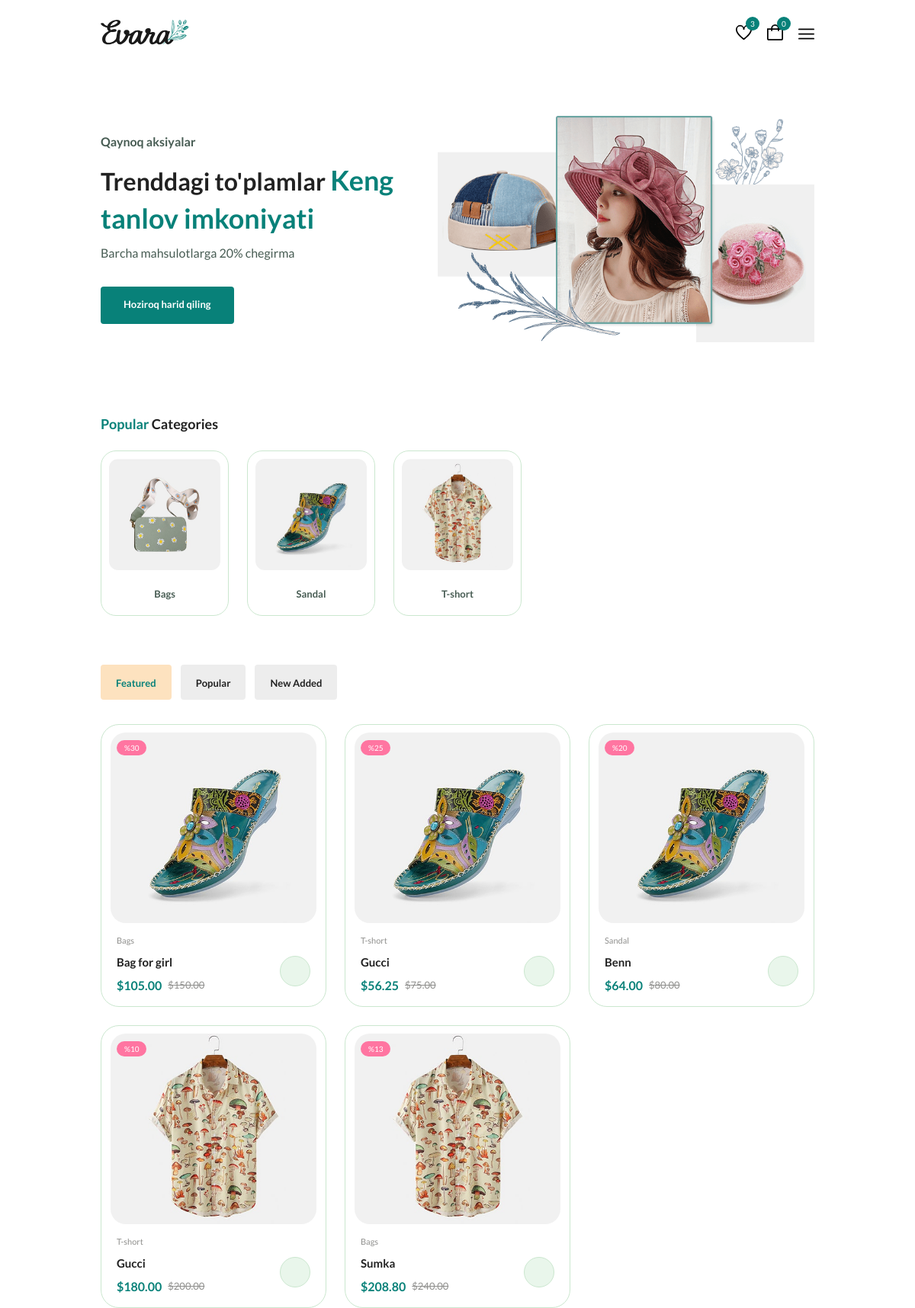
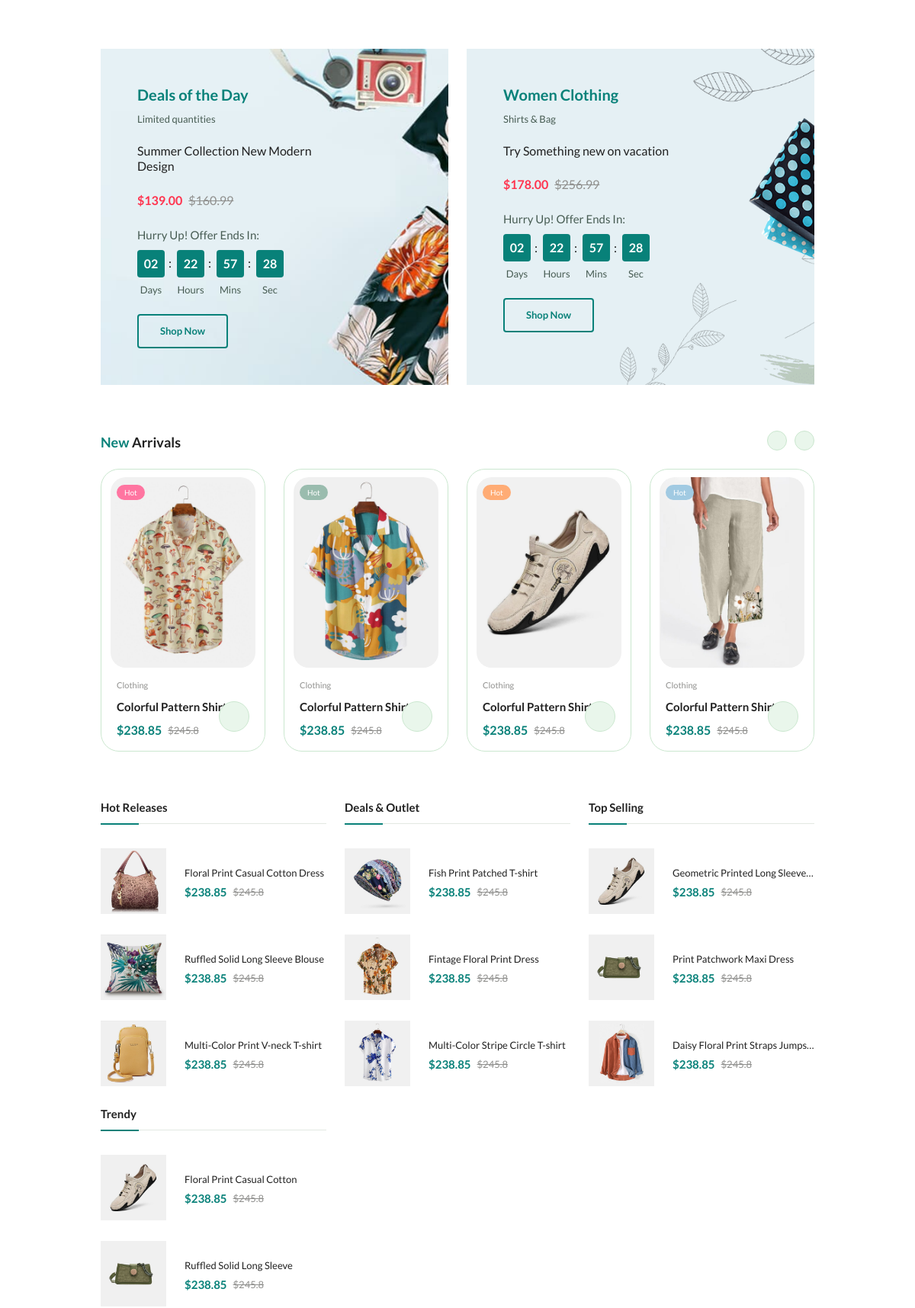
The page / (upper part) on the database its author committed (2 pictures, top to bottom).
### shop/models/products.py (models this page shows, shortened)
class Category(models.Model):
    name = models.CharField(max_length=100)
    image = models.ImageField(upload_to="category_images/", null=True, blank=True)
    def __str__(self):
        return self.name

class Product(models.Model):
    category = models.ForeignKey(Category, on_delete=models.CASCADE, related_name="products")
    name=models.CharField(max_length=100)
    brand=models.CharField(max_length=100)
    price=models.DecimalField(max_digits=10,decimal_places=2)
    discount=models.PositiveIntegerField(default=0)
    description=models.TextField()
    quantity=models.PositiveIntegerField(default=0)
    image=models.ImageField(upload_to="products/",null=True,blank=True)
    discount_price= models.DecimalField(decimal_places=2, max_digits=10, null=True, blank=True)

### shop/views/shop.py (the view)
# urls.py: path('', dashboard, name='dashboard'),
def dashboard(request):
    categories = Category.objects.all()
    products = Product.objects.all()
    cart = Cart(request)
    data = {
        "categories": categories,
        "products": products,
        "cart_count": cart.get_count()
        }
    return render(request, 'shop/index.html', context=data)

### shop/views/cart.py (called while the page is built)
    def get_count(self):
        return len(self.cart.keys())

### shop/templates/shop/index.html (shortened to what this page needs)
{% extends "base.html" %}
{% block main %}
      {% include "components/home.html" %}
      {% include "components/categories.html" %}
      {% include "components/product.html" %}
      {% include "components/deals.html" %}
      {% include "components/new_arrivals.html" %}
      {% include "components/showcase.html" %}
{% endblock main %}

### templates/components/categories.html (shortened to what this page needs)
{% load static %}
    <section class="categories container section">
        <h3 class="section__title"><span>Popular</span> Categories</h3>
        <div class="categories__container swiper">
          <div class="swiper-wrapper">
            {% for category in categories %}
                <a href="{% url 'category' category.id %}" class="category__item swiper-slide">
                  <img
                    src="{{category.image.url}}"
                    alt=""
                    class="category__img"
                  />
                  <h3 class="category__title">{{category.name}}</h3>
                </a>
            {% endfor %}
          </div>
        </div>
    </section>

### templates/components/product.html (shortened to what this page needs)
{% load static %}
    <section class="products container section">
        <div class="tab__btns">
          <span class="tab__btn active-tab" data-target="#featured"
            >Featured</span
          >
          <span class="tab__btn" data-target="#popular">Popular</span>
          <span class="tab__btn" data-target="#new-added">New Added</span>
        </div>
        <div class="tab__items">
          <div class="tab__item active-tab" content id="featured">
            <div class="products__container grid">
              {% for product in products %}
              <div class="product__item">
                <div class="product__banner">
                  <a href="details.html" class="product__images">
                  </a>
                  <div class="product__badge light-pink">%{{product.discount}}</div>
                </div>
                <div class="product__content">
                  <span class="product__category">{{product.category}}</span>
                  <a href="details.html">
                    <h3 class="product__title">{{product.name}}</h3>
                  </a>
                  <div class="product__price flex">
                    <span class="new__price">${{product.discount_price}}</span>
                    <span class="old__price">${{product.price}}</span>
                  </div>
                  <a
                    href="#"
                    class="action__btn cart__btn"
                    aria-label="Add To Cart"
                  >
                  </a>
                </div>
              </div>
              {% endfor %}
            </div>
          </div>
        </div>
    </section>

### rows shown on the page
Category: image (picture), name "T-short"
Category: image (picture), name "Bags"
Category: image (picture), name "Sandal"
Product: discount "30", category "Bags", name "Bag for girl", discount_price "105.00", price "150.00"
Product: discount "25", category "T-short", name "Gucci", discount_price "56.25", price "75.00"
Product: discount "20", category "Sandal", name "Benn", discount_price "64.00", price "80.00"
Product: discount "10", category "T-short", name "Gucci", discount_price "180.00", price "200.00"
Product: discount "13", category "Bags", name "Sumka", discount_price "208.80", price "240.00"

### other values the page prints
{{ cart_count }} "0"
